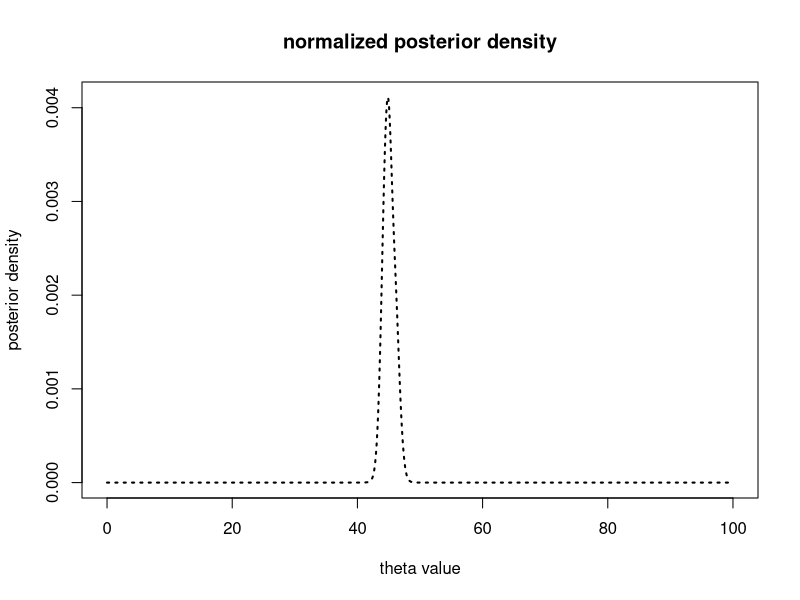
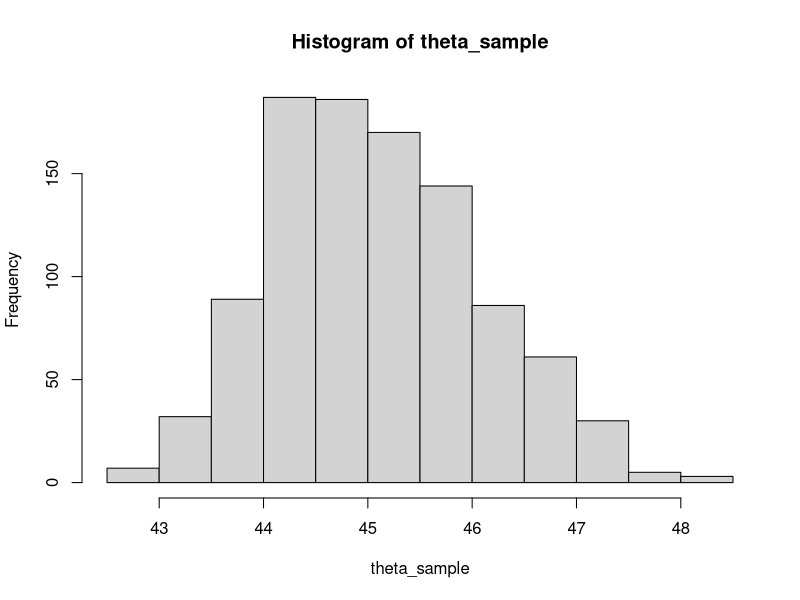
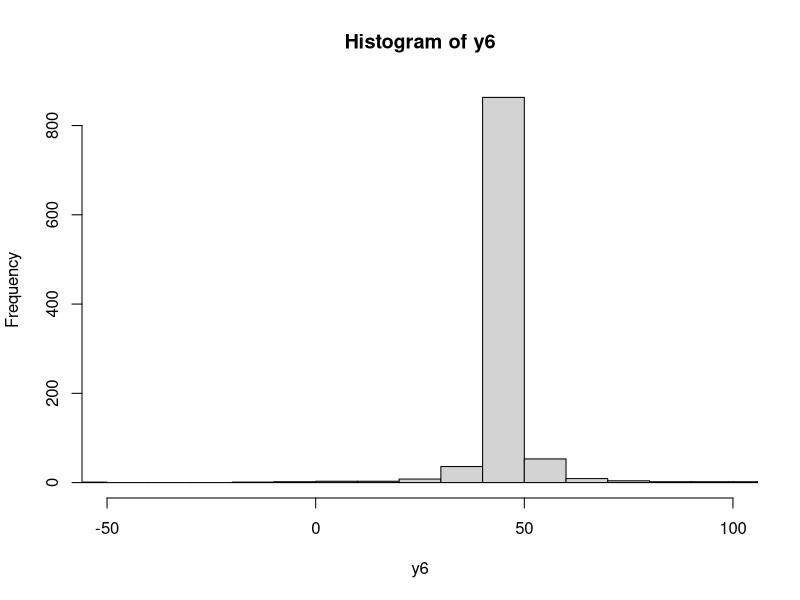
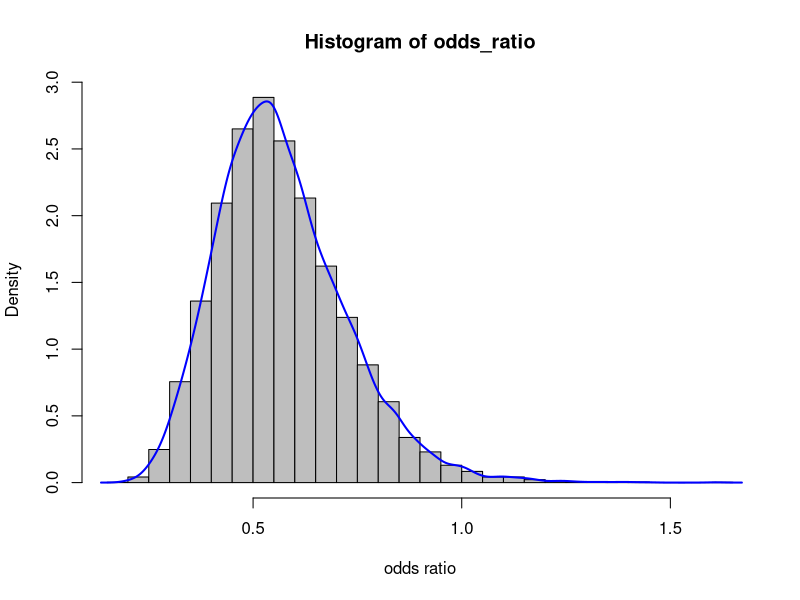
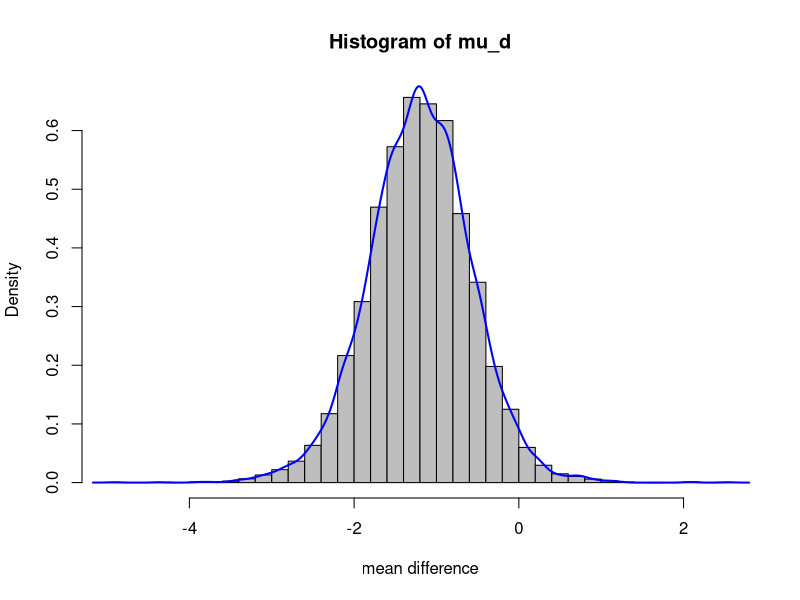

Write the R code that produced these figures, in order.
#Question 2.11

#part(a)
#create grid
theta <- seq(from = 0, to = 100, by = 0.01)
#input data
y <- c(43, 44, 45, 46.5, 47.5)
#create vector for unnoramlized posterior
post_unnorm <- rep(NA, 10001)
#compute the unnoramlized posterior density
for (j in 1:10001){
  post_unnorm[j] <- prod(1/(1 + (y - theta[j])^2))*0.01
}
#compute the normalizing constant
C <- sum(post_unnorm)
#compute the normalized posterior density
post_norm <- post_unnorm/C
#plot the normalized posterior density
plot(theta, post_norm, type="l", lty = 3, lwd = 2, xlab = "theta value",
     ylab = "posterior density", main = "normalized posterior density")
#output the high density section:
post_norm[4401:4501]
post_unnorm[4401:4501]

#part(b)

#draw 1000 samples from posterior density
set.seed(1)
theta_sample <- sample(theta, size = 1000, replace = TRUE, prob = post_norm)
hist(theta_sample)

#part(c)
set.seed(1)
y6 <- rcauchy(1000, location = theta_sample, scale = 1)
hist(y6, nclass = 100, xlim = c(-50, 100))

#Question 2

set.seed(35)

#input the data
y_0 <- 39; n_0 <- 674; y_1 <- 22; n_1 <- 680

#draw posterior sample for p0, p1
p_0 <- rbeta(10000, shape1 = 40, shape2 = 636)
p_1 <- rbeta(10000, shape1 = 23, shape2 = 659)

#compute posterior sample for odds ratio
odds_ratio <- p_1*(1 - p_0)/(p_0*(1 - p_1))

#make Bayesian inference
post_mean <- mean(odds_ratio)
post_var <- var(odds_ratio)
sort_oddsratio <- sort(odds_ratio)
post_interval <- c(quantile(sort_oddsratio, probs = 0.025), 
                   quantile(sort_oddsratio, probs = 0.975))

#print outcomes
cat("the posterior mean of odds ratio is", post_mean, "\n")
cat("the posterior variance of odds ratio is", post_var, "\n")
cat("the posterior interval of odds ratio is", post_interval)

hist(odds_ratio, prob = TRUE, col = "grey", 
     xlab = "odds ratio", nclass = 40)# prob=TRUE for probabilities not counts
lines(density(odds_ratio), col="blue", lwd=2) # add a density estimate with defaults

#Question 3

#input the data
y1 <- c(13.357, 14.928, 14.896, 15.297, 14.82, 12.067, 14.824, 13.865
        , 17.447)
y2 <- c(15.98, 14.206, 16.011, 17.25, 15.993, 15.722, 17.143
        , 15.23, 15.125, 16.609, 14.735, 15.881, 15.789)
n1 <- length(y1)
n2 <- length(y2)

set.seed(35)
#draw samples for sigma^2
var1 <- (n1 - 1)*var(y1)/rchisq(10000, df = n1- 1)
var2 <- (n2 - 1)*var(y2)/rchisq(10000, df = n2- 1)
#draw samples for mu
mu1 <- rnorm(10000, mean = mean(y1), sd = sqrt(var1/n1))
mu2 <- rnorm(10000, mean = mean(y2), sd = sqrt(var2/n2))
#compute mu_d
mu_d <- mu1 - mu2
#summarize Bayesian inference results

mu_d_mean <- mean(mu_d)
mu_d_var <- var(mu_d)
mu_d_sort <-sort(mu_d)
mu_d_interval <- c(quantile(mu_d_sort, probs = 0.025), 
                   quantile(mu_d_sort, probs = 0.975))

#print outcome
cat("the posterior mean of mean difference is", mu_d_mean, "\n")
cat("the posterior variance of  mean difference is", mu_d_var, "\n")
cat("the posterior interval of mean difference is", mu_d_interval)

hist(mu_d, prob = TRUE, col = "grey", 
     xlab = "mean difference", nclass = 40)# prob=TRUE for probabilities not counts
lines(density(mu_d), col="blue", lwd=2) # add a density estimate with defaults




